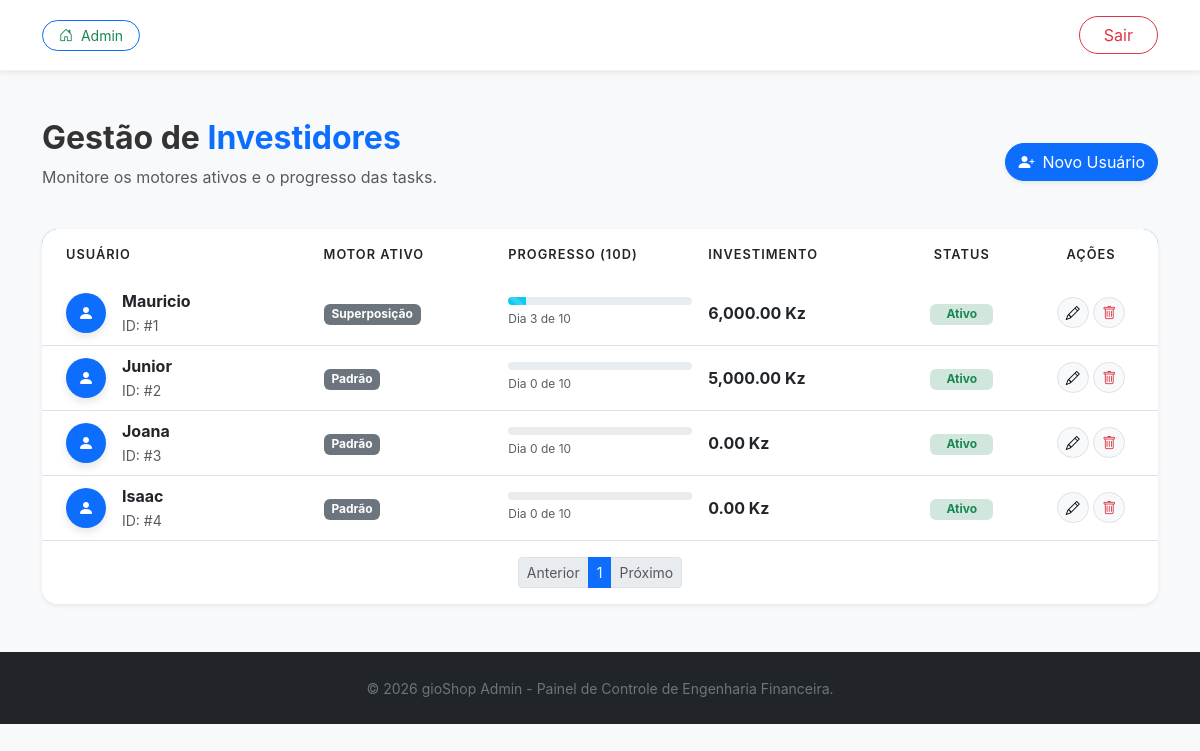
The app's page /admin/usuarios (signed in) with its own data.
### app/models.py (models this page shows, shortened)
class userModel(base.Model, UserMixin):
    __tablename__ = 'users' # Nome explícito da tabela
    id = base.Column(base.Integer, primary_key=True)
    nome = base.Column(base.String, nullable=True)
    sobrenome = base.Column(base.String, nullable=True)
    email = base.Column(base.String, unique=True, nullable=True)
    senha = base.Column(base.String, nullable=True)
    telefone = base.Column(base.String, nullable=True)
    data = base.Column(base.DateTime, default=datetime.utcnow)
    balance = base.Column(base.Float, default=1000.0)  # Saldo inicial para novos usuários
    avatar = base.Column(base.String, default='default.png')  # Imagem de perfil padrão
    motor_id = base.Column(base.Integer, base.ForeignKey('motors.id'), default=0)
    investimentos = base.relationship('investmentModel', backref='investidor', lazy=True)
    depositos = base.relationship('depositModel', backref='user_ref', lazy=True)
    saques = base.relationship('withdrawModel', backref='beneficiario', lazy=True)
    vendas = base.relationship('saleModel', backref='comprador', lazy=True)
    historico_motores = base.relationship('motorUpgradeModel', backref='investidor', lazy=True)
    pix = base.relationship('pixModel', backref='cliente', lazy=True)
    @property
    def saldo_actual(self):
        total_depositos = base.session.query(func.sum(depositModel.amount)).filter(
            depositModel.user_id == self.id,
            depositModel.status == 'Aprovado'
        ).scalar() or 0.0
        total_saques = base.session.query(func.sum(withdrawModel.amount)).filter(
            withdrawModel.user_id == self.id,
            withdrawModel.status != 'Rejeitado' # Abatemos tudo que não foi negado
        ).scalar() or 0.0
        return total_depositos - total_saques

class motorModel(base.Model):
    __tablename__ = 'motors'
    id = base.Column(base.Integer, primary_key=True)
    name = base.Column(base.String, nullable=False)
    upgrade_cost = base.Column(base.Float, nullable=False)
    usuarios = base.relationship('userModel', backref='motor_atual', lazy=True)

### app/routes.py (the view)
@aplication.route('/admin/usuarios')
@login_required
def users():
    if not current_user.is_admin:
        return redirect(url_for('adminperfil'))
    page = request.args.get('page', 1, type=int)
    per_page = 10 # Quantos usuários por página
    usuarios_paginados = userModel.query.paginate(page=page, per_page=per_page, error_out=False)
    lista_investidores = []
    for user in usuarios_paginados.items:
        motor = motorUpgradeModel.query.filter_by(user_id=user.id).order_by(motorUpgradeModel.data_upgrade.desc()).first()
        dias_passados = 0
        progresso_percent = 0
        nome_motor = motorModel.query.get(user.motor_id).nome if user.motor_id else "Padrão"
        valor_investido = 0 # Você pode adaptar conforme sua lógica de preço de motor
        if motor:
            nome_motor = motor.motor.name
            delta = datetime.now() - motor.data_upgrade
            dias_passados = delta.days
            if dias_passados > 30: dias_passados = 30
            progresso_percent = (dias_passados / 31) * 100
        lista_investidores.append({
            'id': user.id,
            'nome': user.nome,
            'email': user.email,
            'motor': nome_motor,
            'dias': dias_passados,
            'progresso': progresso_percent,
            'investimento': user.saldo_actual, # Usando a property que criamos antes
            'status': 'Ativo' if dias_passados < 31 else 'Concluído'
        })
    return render_template('users.html', investidores=lista_investidores, paginacao=usuarios_paginados)

### app/__init__.py (called while the page is built)
@Login_manager.user_loader
def load_user(session_id):
    if not session_id:
        return None
    try:
        prefix, user_id = session_id.split("_", 1)
        user_id = int(user_id) # Converte a parte do número para inteiro
        if prefix == "user":
            return userModel.query.get(user_id)
        elif prefix == "admin":
            return admiModel.query.get(user_id)
    except (ValueError, AttributeError):
        return None
    return None

### app/models.py (called while the page is built)
    @property
    def is_admin(self):
        return True

### app/templates/users.html (shortened to what this page needs)
<!doctype html>
<html lang="pt-br">
<head>
    <link href="https://cdn.jsdelivr.net/npm/bootstrap@5.3.0/dist/css/bootstrap.min.css" rel="stylesheet">
    <link rel="stylesheet" href="https://cdn.jsdelivr.net/npm/bootstrap-icons@1.11.0/font/bootstrap-icons.css">
    <link rel="stylesheet" href="{{ url_for('static', filename='css/geral.css') }}">
</head>
<body class="bg-light">
    <nav class="navbar navbar-expand-lg sticky-top bg-white shadow-sm">
        <div class="container py-2">
            <a href="{{url_for('adminperfil')}}" class="btn btn-outline-primary btn-sm rounded-pill text-success px-3">
                <i class="bi bi-house-door me-1 text-success"></i> Admin
            </a>
            <div class="d-flex gap-2 ms-auto">
                <a href="#" class="btn btn-outline-danger rounded-pill px-4">Sair</a>
            </div>
        </div>
    </nav>
    <div class="container my-5">
        <div class="row mb-4 align-items-center">
            <div class="col-md-6">
                <h2 class="fw-bold">Gestão de <span class="text-primary">Investidores</span></h2>
                <p class="text-muted">Monitore os motores ativos e o progresso das tasks.</p>
            </div>
            <div class="col-md-6 text-md-end">
                <button class="btn btn-primary rounded-pill shadow-sm">
                    <i class="bi bi-person-plus-fill me-2"></i>Novo Usuário
                </button>
            </div>
        </div>
        <div class="card border-0 shadow-sm rounded-4 overflow-hidden">
            <div class="table-responsive">
                <table class="table table-hover align-middle mb-0">
                    <thead class="bg-primary text-white">
                        <tr>
                            <th class="px-4 py-3">Usuário</th>
                            <th class="py-3">Motor Ativo</th>
                            <th class="py-3">Progresso (10d)</th>
                            <th class="py-3">Investimento</th>
                            <th class="py-3 text-center">Status</th>
                            <th class="py-3 text-center">Ações</th>
                        </tr>
                    </thead>
                    <tbody class="bg-white">
                    <tbody class="bg-white">
                        {% for inv in investidores %}
                        <tr>
                            <td class="px-4">
                                <div class="d-flex align-items-center">
                                    <div class="avatar-circle me-3 bg-primary text-white rounded-circle d-flex align-items-center justify-content-center"
                                        style="width: 40px; height: 40px;">
                                        <i class="bi bi-person-fill"></i>
                                    </div>
                                    <div>
                                        <div class="fw-bold">{{ inv.nome }}</div>
                                        <small class="text-muted">ID: #{{ inv.id }}</small>
                                    </div>
                                </div>
                            </td>
                            <td>
                                <span
                                    class="badge {% if inv.motor == 'Quântico' %}bg-dark{% elif inv.motor == 'Impulso' %}bg-primary{% else %}bg-secondary{% endif %}">
                                    {{ inv.motor }}
                                </span>
                            </td>
                            <td style="width: 200px;">
                                <div class="progress" style="height: 8px;">
                                    <div class="progress-bar {% if inv.progresso < 100 %}progress-bar-striped progress-bar-animated{% endif %} bg-info"
                                        style="width: {{ inv.progresso }}%"></div>
                                </div>
                                <small class="text-muted" style="font-size: 0.75rem;">
                                    {% if inv.progresso < 100 %} Dia {{ inv.dias }} de 10 {% else %} Ciclo Completo {%
                                        endif %} </small>
                            </td>
                            <td><span class="fw-bold">{{ "{:,.2f}".format(inv.investimento) }} Kz</span></td>
                            <td class="text-center">
                                <span
                                    class="badge {% if inv.status == 'Ativo' %}bg-success-subtle text-success border-success{% else %}bg-secondary-subtle text-secondary border-secondary{% endif %} px-3">
                                    {{ inv.status }}
                                </span>
                            </td>
                            <td class="text-center">
                                <a href="#" class="btn btn-sm btn-light border rounded-pill"><i
                                        class="bi bi-pencil"></i></a>
                                <button class="btn btn-sm btn-light border rounded-pill text-danger"><i
                                        class="bi bi-trash"></i></button>
                            </td>
                        </tr>
                        {% endfor %}
                    </tbody>
                    </tbody>
                </table>
            </div>
            <div class="card-footer bg-white py-3 border-0">
                <nav aria-label="Navegação da tabela">
                    <ul class="pagination pagination-sm justify-content-center mb-0">
                        <li class="page-item {% if not paginacao.has_prev %}disabled{% endif %}">
                            <a class="page-link"
                                href="{{ url_for('admin_usuarios', page=paginacao.prev_num) if paginacao.has_prev else '#' }}">Anterior</a>
                        </li>
                        {% for page_num in paginacao.iter_pages(left_edge=1, right_edge=1, left_current=2,
                        right_current=2) %}
                        {% if page_num %}
                        <li class="page-item {% if page_num == paginacao.page %}active{% endif %}">
                            <a class="page-link" href="{{ url_for('users', page=page_num) }}">{{ page_num
                                }}</a>
                        </li>
                        {% else %}
                        <li class="page-item disabled"><span class="page-link">...</span></li>
                        {% endif %}
                        {% endfor %}
                        <li class="page-item {% if not paginacao.has_next %}disabled{% endif %}">
                            <a class="page-link"
                                href="{{ url_for('users', page=paginacao.next_num) if paginacao.has_next else '#' }}">Próximo</a>
                        </li>
                    </ul>
                </nav>
            </div>
        </div>
    </div>
    <footer class="bg-dark text-center text-light p-4 mt-5">
        <small class="text-secondary">© 2026 gioShop Admin - Painel de Controle de Engenharia Financeira.</small>
    </footer>
</body>
</html>

### app/static/css/geral.css (style rules this page uses)
body { background-color: #0f111a; color: #ffffff; }
:root { --primary-color: #0d6efd; --quantum-color: #0dcaf0; --nuclear-color: #ffc107; --dark-bg: #212529; }
body { font-family: 'Inter', system-ui, -apple-system, sans-serif; background-color: #f8f9fa; color: #333; }
.navbar { background: rgba(255, 255, 255, 0.95); backdrop-filter: blur(10px); border-bottom: 1px solid rgba(0, 0, 0, 0.05); }
.progress { background-color: #e9ecef; border-radius: 50px; overflow: hidden; }
.progress-bar { transition: width 1s ease-in-out; }
.table thead th { border: none; font-weight: 600; text-transform: uppercase; font-size: 0.8rem; letter-spacing: 1px; }
.avatar-circle { box-shadow: 0 4px 8px rgba(0, 0, 0, 0.1); }

### records on screen
userModel: nome "Mauricio"
motorModel: motor "Superposição"
userModel: nome "Junior", id "2", motor "Padrão", dias "0", investimento "5,000.00", status "Ativo"
userModel: nome "Joana", id "3", motor "Padrão", dias "0", investimento "0.00", status "Ativo"
userModel: nome "Isaac", id "4", motor "Padrão", dias "0", investimento "0.00", status "Ativo"

### other values on screen
{{ inv.id }} "1"
{{ inv.dias }} "3"
{{ "{:,.2f}".format(inv.investimento) }} "6,000.00"
{{ inv.status }} "Ativo"
{{ page_num }} "1"
